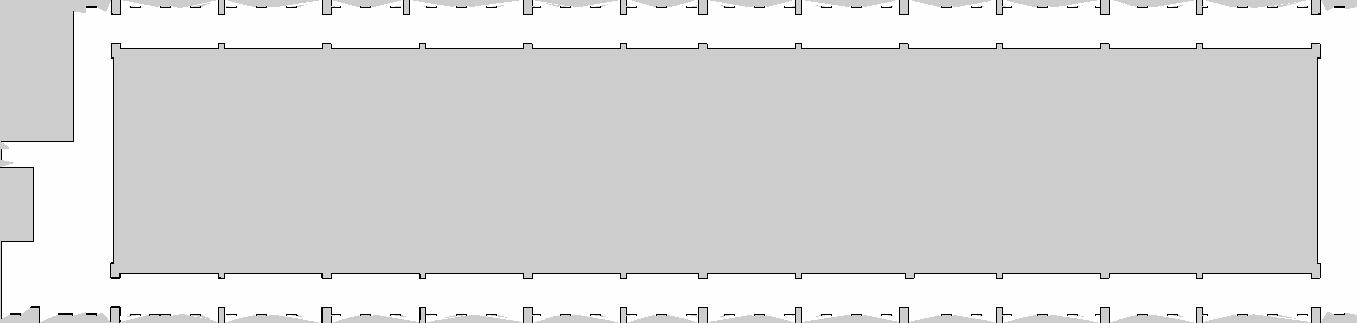
#> input picture maps/floor2/floor2_mujoco.pgm, 1357 x 323 px
$ python generate_mppi_test_maps.py
#> lines starting #> are read from the running program, lines starting #| are printed output that depends on the picture; after the words box and inside, x2 and y2 are one past the last pixel; in counts of white or black regions, pixels touching at a corner belong together
#!/usr/bin/env python3
"""Generate matched MuJoCo/Nav2 maps for the three-map MPPI benchmark."""

from __future__ import annotations

import shutil
import xml.etree.ElementTree as ET
from pathlib import Path

import numpy as np
from PIL import Image, ImageDraw


PACKAGE = Path(__file__).resolve().parents[1]
WORKSPACE = PACKAGE.parents[1]
MAP_DIR = PACKAGE / "maps"
MODEL_DIR = PACKAGE / "models"
TEMPLATE = MODEL_DIR / "rl_trainingworld.xml"
RESOLUTION = 0.05


def rectangles_from_mask(mask: np.ndarray):
    """Merge adjacent occupied pixels into exact axis-aligned rectangles."""
    active = {}
    result = []
    for row_index, row in enumerate(mask):
        padded = np.pad(row.astype(np.int8), (1, 1))
        starts = np.flatnonzero(np.diff(padded) == 1)
        ends = np.flatnonzero(np.diff(padded) == -1)
        next_active = {}
        for start, end in zip(starts, ends):
            key = (int(start), int(end))
            first_row = active.pop(key, row_index)
            next_active[key] = first_row
        result.extend((start, end, first, row_index) for (start, end), first in active.items())
        active = next_active
    result.extend((start, end, first, mask.shape[0]) for (start, end), first in active.items())
    return result


def write_yaml(path: Path, image_name: str, origin: tuple[float, float]) -> None:
    path.write_text(
        f"image: {image_name}\nmode: trinary\nresolution: {RESOLUTION}\n"
        f"origin: [{origin[0]}, {origin[1]}, 0.0]\nnegate: 0\n"
        "occupied_thresh: 0.65\nfree_thresh: 0.25\n",
        encoding="utf-8",
    )


def write_world(name: str, image: np.ndarray, origin: tuple[float, float]) -> int:
    root = ET.parse(TEMPLATE).getroot()
    root.set("model", name)
    world = root.find("worldbody")
    assert world is not None
    for child in list(world):
        if child.tag == "body" and child.get("name") == "base_link":
            continue
        world.remove(child)
    light = ET.Element("light", {"directional": "true", "pos": "0 0 10", "dir": "0 0 -1"})
    world.insert(0, light)
    ET.SubElement(world, "geom", {
        "name": "ground_plane", "type": "plane", "size": "100 100 0.1",
        "rgba": "0.82 0.83 0.85 1", "friction": "1.0 0.005 0.0001",
    })
    obstacle = ET.SubElement(world, "body", {
        "name": "dynamic_obstacle", "mocap": "true", "pos": "100 100 0.5",
    })
    ET.SubElement(obstacle, "geom", {
        "name": "dynamic_obstacle_collision", "type": "cylinder",
        "size": "0.45 0.5", "rgba": "0.9 0.1 0.1 1",
    })
    count = 0
    height, _ = image.shape
    for x0, x1, row0, row1 in rectangles_from_mask(image != 254):
        width_m = (x1 - x0) * RESOLUTION
        depth_m = (row1 - row0) * RESOLUTION
        center_x = origin[0] + (x0 + x1) * RESOLUTION / 2
        center_y = origin[1] + (height - (row0 + row1) / 2) * RESOLUTION
        # Each box exactly covers its occupied or unknown raster cells.
        ET.SubElement(world, "geom", {
            "name": f"map_wall_{count}", "type": "box",
            "pos": f"{center_x:.4f} {center_y:.4f} 0.75",
            "size": f"{width_m / 2:.4f} {depth_m / 2:.4f} 0.75",
            "rgba": "0.33 0.35 0.38 1",
        })
        count += 1
    ET.indent(root, space="  ")
    ET.ElementTree(root).write(MODEL_DIR / f"{name}.xml", encoding="utf-8", xml_declaration=True)
    return count


def warehouse(name: str, obstacles: list[tuple[float, float, float, float]]) -> int:
    origin = (-10.0, -10.0)
    image = Image.new("L", (400, 400), 254)
    draw = ImageDraw.Draw(image)
    # Closed outer boundary plus map-specific racks, pallets and crates.
    rects = [
        (-10.0, -10.0, 10.0, -9.8), (-10.0, 9.8, 10.0, 10.0),
        (-10.0, -10.0, -9.8, 10.0), (9.8, -10.0, 10.0, 10.0),
        *obstacles,
    ]
    for xmin, ymin, xmax, ymax in rects:
        left = round((xmin - origin[0]) / RESOLUTION)
        right = round((xmax - origin[0]) / RESOLUTION) - 1
        top = image.height - round((ymax - origin[1]) / RESOLUTION)
        bottom = image.height - round((ymin - origin[1]) / RESOLUTION) - 1
        draw.rectangle((left, top, right, bottom), fill=0)
    array = np.asarray(image)
    image.save(MAP_DIR / f"{name}.pgm")
    write_yaml(MAP_DIR / f"{name}.yaml", f"{name}.pgm", origin)
    return write_world(name, array, origin)


def main() -> None:
    warehouse_a = [
        (-8.0, 2.4, -5.5, 8.0), (-3.5, 2.4, -1.0, 8.0),
        (2.0, 2.4, 4.5, 8.0), (6.0, 2.4, 8.0, 8.0),
        (-8.0, -8.0, -5.5, -2.4), (-3.5, -8.0, -1.0, -2.4),
        (2.0, -8.0, 4.5, -2.4), (6.0, -8.0, 8.0, -2.4),
        (6.4, 0.7, 7.1, 1.4),
    ]
    warehouse_b = [
        (-8.0, 3.0, -6.0, 8.0), (-4.5, 3.0, -2.5, 8.0),
        (1.0, 3.0, 3.0, 8.0), (5.0, 3.0, 8.0, 8.0),
        (-8.0, -8.0, -5.5, -3.0), (-3.5, -8.0, -1.0, -3.0),
        (2.0, -8.0, 4.0, -3.0), (6.0, -8.0, 8.0, -3.0),
        (3.1, 1.0, 3.8, 1.7), (7.3, -1.7, 8.0, -1.0),
    ]
    for name, obstacles in (
        ("mppi_warehouse_aisles", warehouse_a),
        ("mppi_warehouse_mixed", warehouse_b),
    ):
        count = warehouse(name, obstacles)
        print(f"{name}: {count} static boxes")
#> this loop made 2 passes; (reads src/agv_mujoco_sim/models/rl_trainingworld.xml from the repository)
#> count on passes 1 to 2: 13, 14
#| mppi_warehouse_aisles: 13 static boxes
#| mppi_warehouse_mixed: 14 static boxes
#> pass 1, in warehouse, `array = np.asarray(image)`:
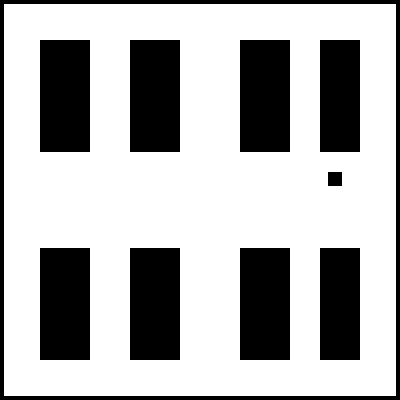
#> array: shape (400, 400); values 0 (black) and 254 (white), 69.3% white; 10 black regions, largest, box (x1, y1, x2, y2) and area: (0, 0, 400, 400) 6336, (40, 40, 90, 152) 5600, (130, 40, 180, 152) 5600
#> pass 2, in warehouse (call 2), `array = np.asarray(image)`:
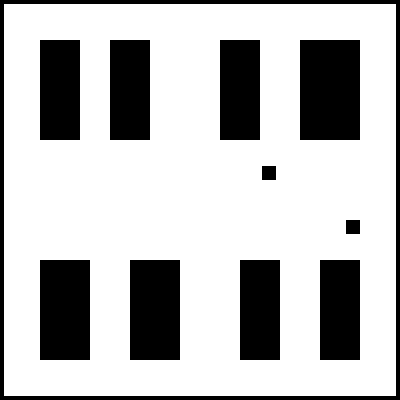
#> array: shape (400, 400); values 0 (black) and 254 (white), 73.3% white; 11 black regions, largest, box (x1, y1, x2, y2) and area: (0, 0, 400, 400) 6336, (300, 40, 360, 140) 6000, (40, 260, 90, 360) 5000

    source_map = WORKSPACE / "maps" / "floor2" / "floor2_mujoco.pgm"
    corridor_name = "mppi_floor2_corridor"
    shutil.copyfile(source_map, MAP_DIR / f"{corridor_name}.pgm")
    write_yaml(MAP_DIR / f"{corridor_name}.yaml", f"{corridor_name}.pgm", (-4.73, -1.58))
    corridor = np.asarray(Image.open(source_map).convert("L"))
#> corridor is the input picture: shape (323, 1357); min 0, max 254, mean 217.4
    count = write_world(corridor_name, corridor, (-4.73, -1.58))
#> count = 591
    print(f"{corridor_name}: {count} static boxes from floor2 map")
#| mppi_floor2_corridor: 591 static boxes from floor2 map


if __name__ == "__main__":
    main()
